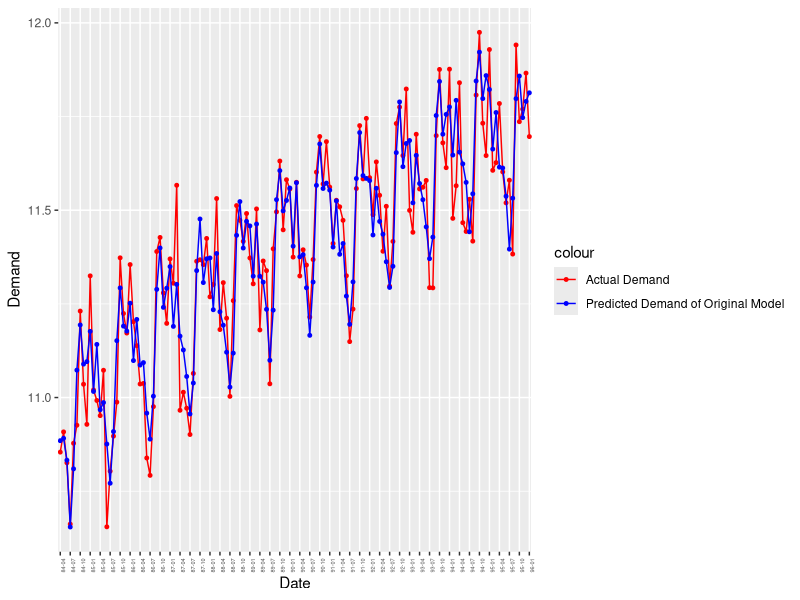
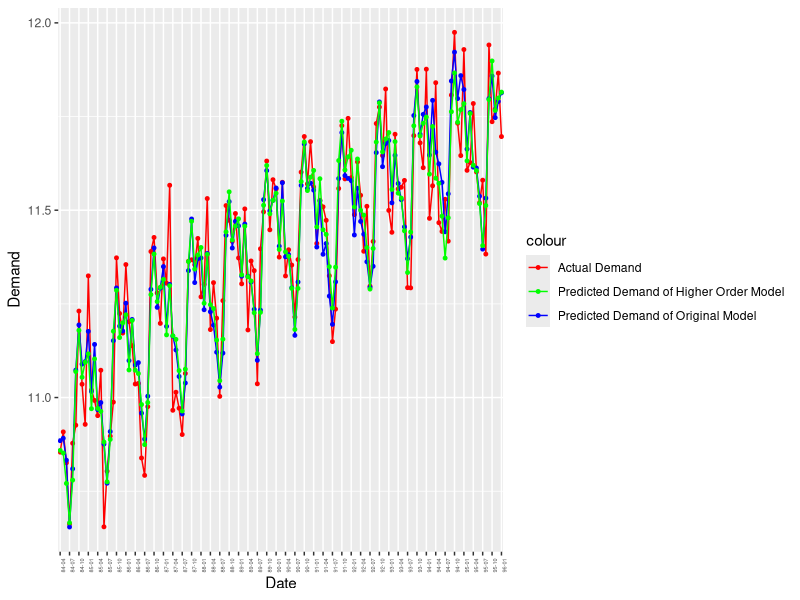
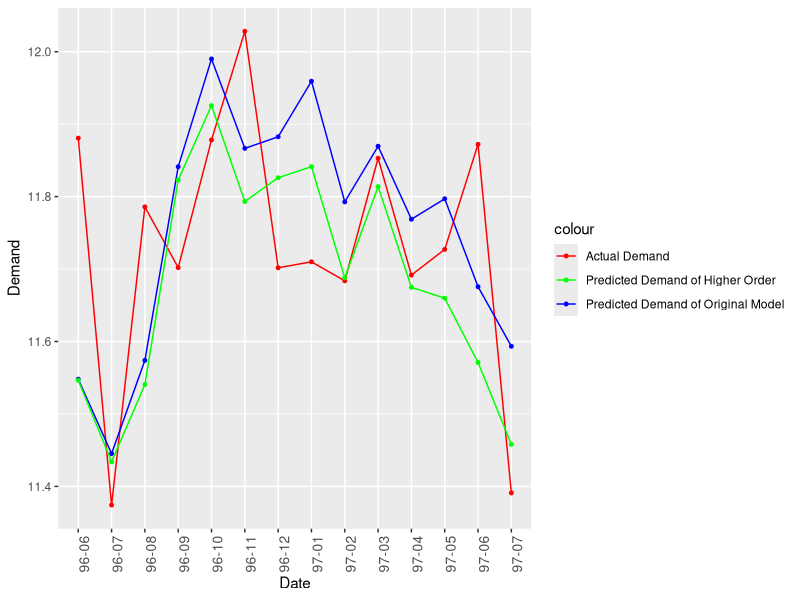

The R source for these figures, in order:
## ---- chunk 1
# packages
library(readxl)
library(lubridate)
library(ggplot2)
## ---- chunk 2
master <- read_excel("master.xlsx")
## ---- chunk 3
CA_post <- data.frame( date= format(as.Date(ym(paste(master$year,master$month))), "%y-%m"),
                       s1= ifelse(master$month==1,1,ifelse(master$month==12,-1,0)),
                       s2= ifelse(master$month==2,1,ifelse(master$month==12,-1,0)),
                       s3= ifelse(master$month==3,1,ifelse(master$month==12,-1,0)),
                       s4= ifelse(master$month==4,1,ifelse(master$month==12,-1,0)),
                       s5= ifelse(master$month==5,1,ifelse(master$month==12,-1,0)),
                       s6= ifelse(master$month==6,1,ifelse(master$month==12,-1,0)),
                       s7= ifelse(master$month==7,1,ifelse(master$month==12,-1,0)),
                       s8= ifelse(master$month==8,1,ifelse(master$month==12,-1,0)),
                       s9= ifelse(master$month==9,1,ifelse(master$month==12,-1,0)),
                       s10= ifelse(master$month==10,1,ifelse(master$month==12,-1,0)),
                       s11= ifelse(master$month==11,1,ifelse(master$month==12,-1,0)),
                       pi_mnppr= master$pi_mnppr,
                       price= master$all_ad_p,
                       ret_m_al= master$ret_m_al,
                       trend= master$trend,
                       cpi= master$cpi,
                       quantity= master$all_ad_v,
                       log_quantity= log(master$all_ad_v))
## ---- chunk 4
summary(CA_post)
## ---- chunk 5
org_model <- lm(log(quantity) ~ s1+s2+s3+s4+s5+s6+s7+s8+s9+s10+s11+log(pi_mnppr/cpi)+log(price/cpi)+log(ret_m_al/cpi)+log(trend), data=CA_post)
summary(org_model)
## ---- chunk 6
org_pred <- predict(org_model, newdata = CA_post)

#comparison 
plot_a <- ggplot(CA_post, aes(date, log_quantity, group=1)) +
  geom_point(aes(color = "Actual Demand"), size = 1) +
  geom_line(aes(color = "Actual Demand")) +
  geom_point(aes(y = org_pred, color = "Predicted Demand of Original Model"), size = 1) +
  geom_line(aes(y = org_pred, color = "Predicted Demand of Original Model")) +
  scale_color_manual(values = c("red", "blue")) +
  scale_x_discrete(breaks = CA_post$date[c(T,F,F)]) +
  theme(axis.text.x=element_text(size=4,angle = 90))

plot_a + labs(x = "Date", y = "Demand") 
## ---- chunk 7
ho_model <- lm(log(quantity) ~ s1+s2+s3+s4+s5+s6+s7+s8+s9+s10+s11+trend+I(log(trend)^2)+I(trend^2), data=CA_post)
summary(ho_model)
## ---- chunk 8
ho_pred <- predict(ho_model, newdata = CA_post)

#plot two predictions and actual demand
plot_b <- ggplot(CA_post, aes(date, log_quantity, group=1)) +
  geom_point(aes(color = "Actual Demand"), size = 1) +
  geom_line(aes(color = "Actual Demand")) +
  geom_point(aes(y = org_pred, color = "Predicted Demand of Original Model"), size = 1) +
  geom_line(aes(y = org_pred, color = "Predicted Demand of Original Model")) +
  geom_point(aes(y = ho_pred, color = "Predicted Demand of Higher Order Model"), size = 1) +
  geom_line(aes(y = ho_pred, color = "Predicted Demand of Higher Order Model")) +
  scale_color_manual(values = c("red", "green", "blue")) +
  scale_x_discrete(breaks = CA_post$date[c(T,F,F)]) +
  theme(axis.text.x=element_text(size=4,angle = 90))

plot_b + labs(x = "Date", y = "Demand") 
## ---- chunk 9
new_master <- read_excel("newmaster.xlsx")

CA_post_new <- data.frame( date= format(as.Date(ym(paste(new_master$year,new_master$month))), "%y-%m"),
                       s1= ifelse(new_master$month==1,1,ifelse(new_master$month==12,-1,0)),
                       s2= ifelse(new_master$month==2,1,ifelse(new_master$month==12,-1,0)),
                       s3= ifelse(new_master$month==3,1,ifelse(new_master$month==12,-1,0)),
                       s4= ifelse(new_master$month==4,1,ifelse(new_master$month==12,-1,0)),
                       s5= ifelse(new_master$month==5,1,ifelse(new_master$month==12,-1,0)),
                       s6= ifelse(new_master$month==6,1,ifelse(new_master$month==12,-1,0)),
                       s7= ifelse(new_master$month==7,1,ifelse(new_master$month==12,-1,0)),
                       s8= ifelse(new_master$month==8,1,ifelse(new_master$month==12,-1,0)),
                       s9= ifelse(new_master$month==9,1,ifelse(new_master$month==12,-1,0)),
                       s10= ifelse(new_master$month==10,1,ifelse(new_master$month==12,-1,0)),
                       s11= ifelse(new_master$month==11,1,ifelse(new_master$month==12,-1,0)),
                       pi_mnppr= new_master$pi_mnppr,
                       price= new_master$all_ad_p,
                       ret_m_al= new_master$ret_m_al,
                       trend= new_master$trend,
                       cpi= new_master$cpi,
                       log_quantity= log(new_master$all_ad_v))

new_period <- CA_post_new[CA_post_new$date %in%
                                c("96-06","96-07","96-08","96-09","96-10","96-11","96-12","97-01","97-02","97-03","97-04","97-05","97-06","97-07"),]
## ---- chunk 10
summary(new_period)
## ---- chunk 11
org_pred_np <- predict(org_model, newdata = new_period)
ho_pred_np <- predict(ho_model, newdata = new_period)
## ---- chunk 12
plot_c <- ggplot(new_period, aes(date, log_quantity, group=1)) +
  geom_point(aes(color = "Actual Demand"), size = 1) +
  geom_line(aes(color = "Actual Demand")) +
  geom_point(aes(y = org_pred_np, color = "Predicted Demand of Original Model"), size = 1) +
  geom_line(aes(y = org_pred_np, color = "Predicted Demand of Original Model")) +
  geom_point(aes(y = ho_pred_np, color = "Predicted Demand of Higher Order"), size = 1) +
  geom_line(aes(y = ho_pred_np, color = "Predicted Demand of Higher Order")) +
  scale_color_manual(values = c("red", "green", "blue")) +
  theme(axis.text.x=element_text(size=10,angle = 90))

plot_c + labs(x = "Date", y = "Demand") 
